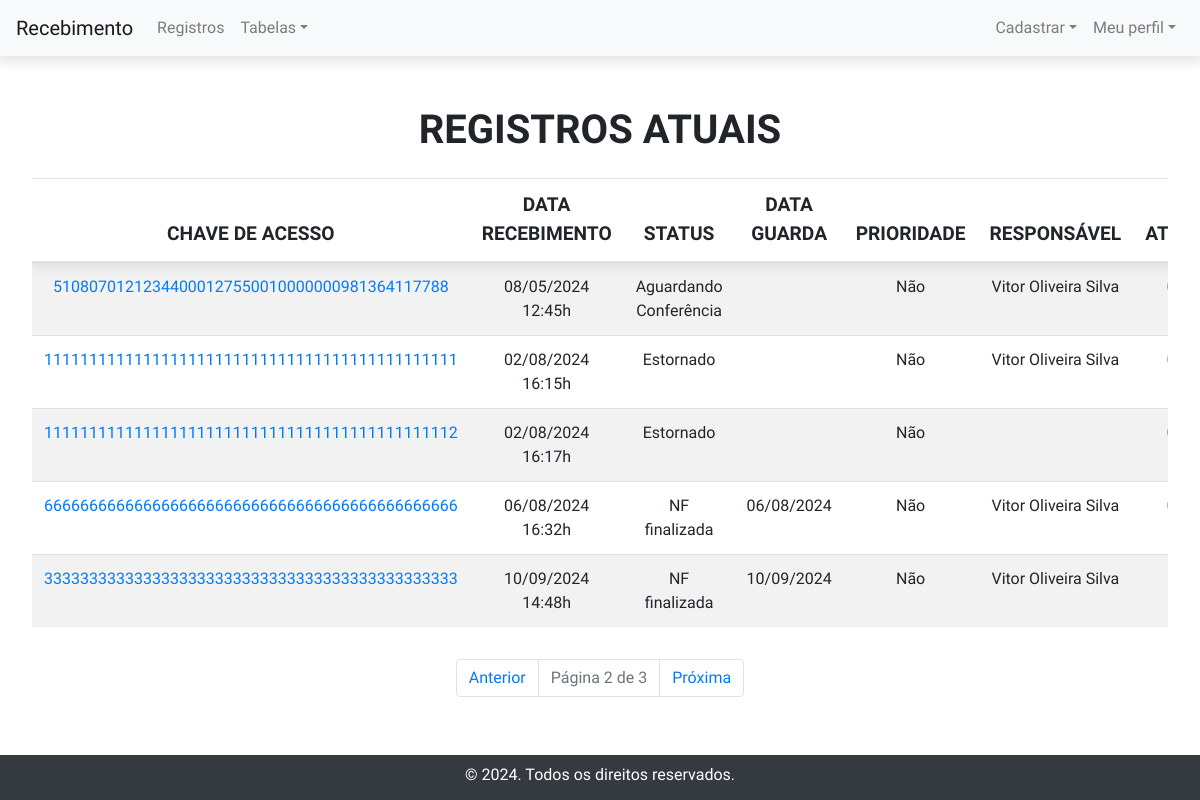
Page /tabela/registrosatuais?page=2 (signed in) on the committed database.
### Recebimento/models/registro_models.py (models this page shows)
class RegistroRecebimento(db.Model):
    id = db.Column(db.Integer, primary_key=True)
    nota_fiscal_id = db.Column(db.Integer, db.ForeignKey('nota_fiscal.id'))
    data_recebimento = db.Column(db.DateTime)
    status = db.Column(db.String(255))
    data_guarda = db.Column(db.DateTime)
    prioridade = db.Column(db.Boolean, nullable=False)
    responsavel_id = db.Column(db.Integer, db.ForeignKey('responsavel.id'))
    data_atualizacao = db.Column(db.DateTime)
    nota_fiscal = db.relationship('NotaFiscal', backref=db.backref('registros', lazy=True))
    responsavel = db.relationship('Responsavel', backref=db.backref('registros', lazy=True))

### Recebimento/models/nota_fiscal_models.py (models this page shows)
class NotaFiscal(db.Model):
    id = db.Column(db.Integer, primary_key=True)
    chave_acesso = db.Column(db.String(255), unique=True)
    cnpj = db.Column(db.String(255))
    nf = db.Column(db.String(255))
    codigo_cte = db.Column(db.String(255))
    volumes = db.Column(db.Integer)
    filial_id = db.Column(db.Integer, db.ForeignKey('filial.id'))
    centro_id = db.Column(db.Integer, db.ForeignKey('centro.id'))
    filial = db.relationship('Filial', backref=db.backref('notas_fiscais', lazy=True))
    centro = db.relationship('Centro', backref=db.backref('notas_fiscais', lazy=True))

### Recebimento/models/responsavel_models.py (models this page shows, shortened)
class Responsavel(db.Model, UserMixin):
    id = db.Column(db.Integer, primary_key=True)
    ativo = db.Column(db.Boolean, nullable=False, default=False)
    nome = db.Column(db.String(255), nullable=False)
    usuario = db.Column(db.String(255), unique=True, nullable=False)
    senha_hash = db.Column(db.String(255), nullable=False)
    permissao = db.Column(db.Boolean, nullable=False)
    responsaveis_filial = db.relationship('ResponsavelFilial', backref='responsavel')

### Recebimento/routes/tables_routes.py (the view)
@app.route('/tabela/registrosatuais')
@login_required
def table_registros_last():
    page = request.args.get('page', 1, type=int)
    per_page = request.args.get('per_page', 5, type=int)
    subquery = db.session.query(RegistroRecebimento.nota_fiscal_id, func.max(RegistroRecebimento.id).label('max_id')).group_by(RegistroRecebimento.nota_fiscal_id).subquery('t')
    registros = db.session.query(RegistroRecebimento).join(subquery, and_(RegistroRecebimento.nota_fiscal_id == subquery.c.nota_fiscal_id, RegistroRecebimento.id == subquery.c.max_id)).paginate(page=page, per_page=per_page, error_out=False)
    return render_template('/tables/last_registros.html', registros=registros)

### Recebimento/__init__.py (called while the page is built)
@login_manager.user_loader
def load_user(user_id):
    return Responsavel.query.get(int(user_id))

### Recebimento/templates/tables/last_registros.html (shortened to what this page needs)
{% extends "base.html" %}
{% set title = "Registros atuais" %}
{% block content %}
<div class="container-registros">
    <h1 class="text-center">REGISTROS ATUAIS</h1>
    <div class="table-responsive">
        <table class="table table-striped"">
                <thead>
                    <tr>
                        <th>Chave de acesso</th>
                        <th>Data recebimento</th>
                        <th>Status</th>
                        <th>Data guarda</th>
                        <th>Prioridade</th>
                        <th>Responsável</th>
                        <th>Data atualização</th>
                    </tr>
                </thead>
                <tbody>
                    {% for registro in registros.items %}
                    <tr>
                        <td><a href="/chave_acesso/{{registro.nota_fiscal.id}}">{{ registro.nota_fiscal.chave_acesso }}
            </a> </td> <td>{{ registro.data_recebimento.strftime("%d/%m/%Y %H:%M") }}h</td>
            <td>{{ registro.status }}</td>
            <td>{{ registro.data_guarda.strftime("%d/%m/%Y") if registro.data_guarda is not none else "" }}</td>
            <td>{{ "Sim" if registro.prioridade else "Não" }}</td>
            <td>{{ registro.responsavel.nome }}</td>
            <td>{{ registro.data_atualizacao.strftime("%d/%m/%Y %H:%M") }}h</td>
            </tr>
            {% endfor %}
            </tbody>
        </table>
    </div>
    <nav aria-label="Page navigation example">
        <ul class="pagination justify-content-center">
            {% if registros.has_prev %}
            <li class="page-item"><a class="page-link"
                    href="{{ url_for('table_registros_last', page=registros.prev_num) }}">Anterior</a></li>
            {% endif %}
            <li class="page-item disabled"><a class="page-link" href="#">Página {{ registros.page }} de
                    {{ registros.pages }}</a></li>
            {% if registros.has_next %}
            <li class="page-item"><a class="page-link"
                    href="{{ url_for('table_registros_last', page=registros.next_num) }}">Próxima</a></li>
            {% endif %}
        </ul>
    </nav>
</div>
{% endblock %}

### Recebimento/static/css/style.css (style rules this page uses)
* { font-family: 'Exo 2', sans-serif; margin: 0; padding: 0; box-sizing: border-box; }
body { display: flex; flex-direction: column; min-height: 100vh; width: 100%; }
h1 { font-weight: 600; text-transform: uppercase; }

### Recebimento/static/css/tables.css (style rules this page uses)
.container-registros { padding: 2rem 2rem 1rem 2rem; width: 100%; height: 100%; display: flex; align-items: center; justify-content: center; text-align: center; flex-direction: column; gap: 1rem; }
.container-registros tbody tr td { font-size: 1rem; font-weight: 1rem; }
thead tr th { text-transform: uppercase; font-size: 1.2rem; font-weight: 2rem; text-align: center; }
thead { box-shadow: 0px 0px 12px 4px rgba(0, 0, 0, .1); }
tbody tr td { font-size: 1.2rem; font-weight: 1.5rem; }

### rows in the picture
RegistroRecebimento: nota_fiscal.chave_acesso "51080701212344000127550010000000981364117788", data_recebimento "08/05/2024 12:45", status "Aguardando Conferência", prioridade "Não", responsavel.nome "Vitor Oliveira Silva"
RegistroRecebimento: nota_fiscal.chave_acesso "1111111111111111111111111111111111111111111111", data_recebimento "02/08/2024 16:15", status "Estornado", prioridade "Não", responsavel.nome "Vitor Oliveira Silva"
RegistroRecebimento: nota_fiscal.chave_acesso "1111111111111111111111111111111111111111111112", data_recebimento "02/08/2024 16:17", status "Estornado", prioridade "Não"
RegistroRecebimento: nota_fiscal.chave_acesso "6666666666666666666666666666666666666666666666", data_recebimento "06/08/2024 16:32", status "NF finalizada", data_guarda "06/08/2024", prioridade "Não", responsavel.nome "Vitor Oliveira Silva"
RegistroRecebimento: nota_fiscal.chave_acesso "3333333333333333333333333333333333333333333333", data_recebimento "10/09/2024 14:48", status "NF finalizada", data_guarda "10/09/2024", prioridade "Não", responsavel.nome "Vitor Oliveira Silva"

### other values in the picture
{{ registros.page }} "2"
{{ registros.pages }} "3"
